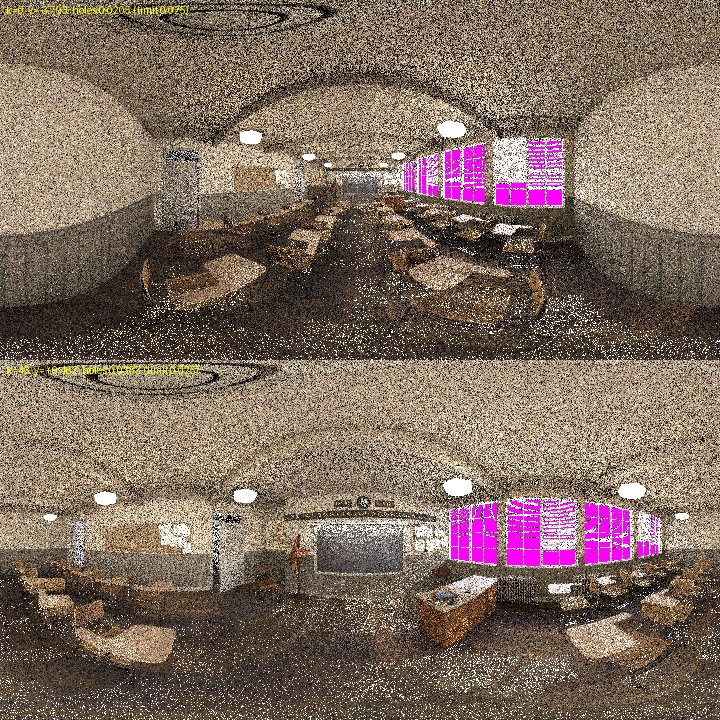

This chart was generated by the following Python code:
"""Where the Classroom dolly's preflight holes are (issue #1, Code, workstation).

    .venv/bin/python docs/runs/issue-1/preflight_holes.py runs/dolly-1 [k ...]

Reads <run>/preflight.json and the preflight's own panoramas (<run>/preflight-renders/*/sanity.exr).
A hole is a panorama pixel with Object Index 0, as fov_render.record.build counts it (solid-angle
weighted, as fov_render.bl.scene.sanity_checks). For each head: the hole fraction, the share of it whose
rays point toward +X (the window wall, right of the path), the heights at which those rays cross the
plane x = 4.506 m (the scene's +X bound, tools/classroom_oracle/place_eye.py), and the hole fraction
left outside that wall's band z 0.7..3.0 m. Also writes preflight_holes.jpg next to this script: the
panoramas of the first head and of the worst one, holes in magenta (centre = +Y, the board; right = +X).
"""
import json
import math
import sys
from pathlib import Path

import numpy as np
from PIL import Image, ImageDraw

from fov_render.bl.engine import read_passes
from fov_render.sensors import PanoramaModel

X_WALL = 4.506               # place_eye.py: the +X bound of classroom_eye.blend
BAND_Z = (0.7, 3.0)


def holes(run: Path, sub: str) -> np.ndarray:
    p = read_passes(str(run / "preflight-renders" / sub / "sanity.exr"))
    return np.rint(p["object_index"]).reshape(-1) <= 0


def main(run: Path, ks: list[int]) -> None:
    pf = json.loads((run / "preflight.json").read_text())
    m = PanoramaModel(pf["width"])
    _, lat = m.lonlat()
    w = ((2 * math.pi / m.width) * (math.pi / m.height) * np.cos(lat)).reshape(-1)
    w = w / w.sum()
    f = np.asarray(pf["path"]["facing_w"], float)
    R_wh = np.stack([np.cross(f, [0, 0, 1]), [0, 0, 1], -f], axis=1)     # motion.paths.head_axes
    d = m.rays().direction.reshape(-1, 3) @ R_wh.T
    rows = {h["k"]: h for h in pf["heads"]}
    print(f"{'k':>7s} {'y_w':>7s} {'holes':>8s} {'toward +X':>10s} {'z at x=4.506':>14s} {'outside band':>13s}")
    for k in (ks or sorted(rows)) + ["control"]:
        h = pf["control"] if k == "control" else rows[k]
        o = np.asarray(h["head_origin_w_m"], float)
        hole = holes(run, "control" if k == "control" else f"k{k:04d}")
        with np.errstate(divide="ignore", invalid="ignore"):
            z = o[2] + (X_WALL - o[0]) / d[:, 0] * d[:, 2]
        px = hole & (d[:, 0] > 0)
        band = px & (z > BAND_Z[0]) & (z < BAND_Z[1])
        print(f"{str(k):>7s} {o[1]:+7.3f} {w[hole].sum():8.5f} {w[px].sum() / w[hole].sum():10.4f} "
              f"{z[px].min():6.2f}..{z[px].max():5.2f} {w[hole & ~band].sum():13.5f}")
    worst = max(rows, key=lambda k: rows[k]["hole_fraction"])
    tiles = []
    for k in (min(rows), worst):
        p = read_passes(str(run / "preflight-renders" / f"k{k:04d}" / "sanity.exr"))
        c = np.clip(p["combined"][..., :3], 0, None)
        img = (np.clip(1.6 * (c / (1 + c)) ** (1 / 2.2), 0, 1) * 255).astype(np.uint8)
        img[np.rint(p["object_index"]) <= 0] = [255, 0, 255]
        t = Image.fromarray(img)
        ImageDraw.Draw(t).text((6, 4), f"k={k}  y={rows[k]['head_origin_w_m'][1]:+.3f}  holes "
                               f"{rows[k]['hole_fraction']:.4f} (limit {pf['limits']['max_hole_fraction']})",
                               fill=(255, 255, 0))
        tiles.append(t)
    sheet = Image.new("RGB", (tiles[0].width, sum(t.height for t in tiles)))
    for i, t in enumerate(tiles):
        sheet.paste(t, (0, i * tiles[0].height))
    out = Path(__file__).with_suffix(".jpg")
    sheet.save(out, quality=85)
    print(f"wrote {out}")


if __name__ == "__main__":
    main(Path(sys.argv[1]), [int(a) for a in sys.argv[2:]])
